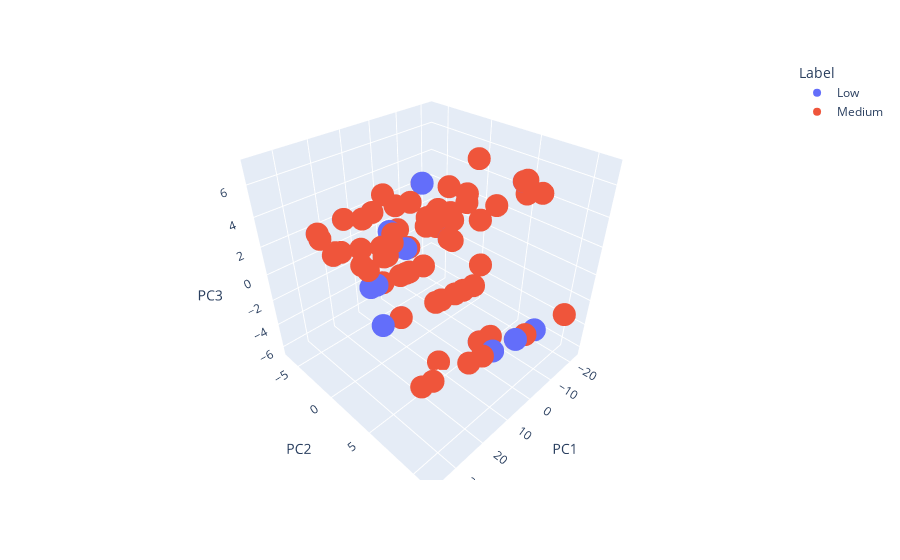

Source (notebook cell):
### Markdown cell above
*Figure X. PCA results generated using all features and the subset of datapoints labeled Low and Medium only. (Left) Barplot indicating the variance per Principal Component, with PC1 and PC2 haing a high cumulative variance of 81%. (Right) Poor separation of classes shown in the scatterplot generated using PC1 and PC2.*

### Code cell
plot_PCA_3D(pc_df, pca)

### Figure 1 — Plotly figure (JSON) as saved in the notebook; plotly's stock layout.template omitted (floating-point values rounded to 4 significant figures; data arrays with more than 128 entries replaced by an {"elided": "..."} marker saying what was removed)
{"data": [{"hovertemplate": "Label=Low<br>PC1=%{x}<br>PC2=%{y}<br>PC3=%{z}<extra></extra>", "legendgroup": "Low", "marker": {"color": "#636efa", "symbol": "circle"}, "mode": "markers", "name": "Low", "scene": "scene", "showlegend": true, "type": "scatter3d", "x": {"elided": "209 float values"}, "y": {"elided": "209 float values"}, "z": {"elided": "209 float values"}}, {"hovertemplate": "Label=Medium<br>PC1=%{x}<br>PC2=%{y}<br>PC3=%{z}<extra></extra>", "legendgroup": "Medium", "marker": {"color": "#EF553B", "symbol": "circle"}, "mode": "markers", "name": "Medium", "scene": "scene", "showlegend": true, "type": "scatter3d", "x": {"elided": "215 float values"}, "y": {"elided": "215 float values"}, "z": {"elided": "215 float values"}}], "layout": {"legend": {"title": {"text": "Label"}, "tracegroupgap": 0}, "margin": {"t": 60}, "scene": {"domain": {"x": [0, 1], "y": [0, 1]}, "xaxis": {"title": {"text": "PC1"}}, "yaxis": {"title": {"text": "PC2"}}, "zaxis": {"title": {"text": "PC3"}}}, "showlegend": true}}
